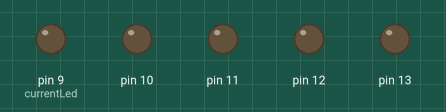
Simulated run of this sketch. Board: Arduino Uno, built with avr-gcc and run on an emulated ATmega328P. Shown: output pins drawn as LEDs (lit = HIGH).

Above: at 18.1 s.
At 36.1 s:
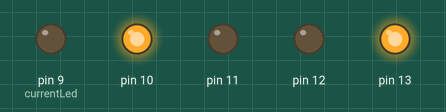
At 39.9 s:
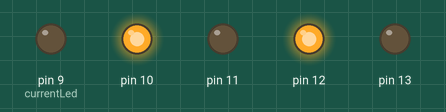
At 50.5 s:
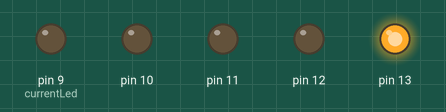
At 50.9 s:
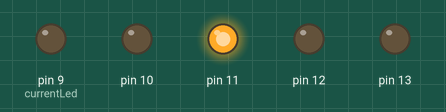
At 51.3 s:
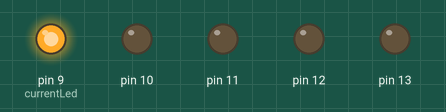
Timing chart, 0 to 58.9 s (numbered marks = the images above):
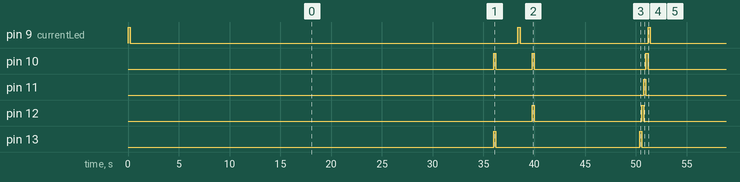

Measured:
- by itself, pin 9 (currentLed): repeats every 51.2 s: LOW 38.2 s, HIGH 0.20 s, LOW 12.6 s, HIGH 0.20 s
- by itself, pin 10: LOW → HIGH at 36.0 s, → LOW 0.20 s later, → HIGH 3.6 s later, → LOW 0.20 s later, … (12 changes in this stretch)
- by itself, pin 11: alternates HIGH for 0.20 s and LOW for 51.0 s
- by itself, pin 12: LOW → HIGH at 39.8 s, → LOW 0.20 s later, → HIGH 10.6 s later, → LOW 0.20 s later, … (8 changes in this stretch)
- by itself, pin 13: LOW → HIGH at 36.0 s, → LOW 0.20 s later, → HIGH 14.2 s later, → LOW 0.20 s later, … (8 changes in this stretch)

The sketch:

bakery120.ino
```cpp
// Knight Rider type effect
//
void setup()
{
  for (int i = 9; i<14; i++)
  {pinMode(i, OUTPUT);}
}

void loop()
{
  int direction = 1;
  int currentLed = 9;
  while (1)
  {
    digitalWrite(currentLed, HIGH);
    if ((currentLed == 13) || (currentLed == 9))
    {
     direction*=-1;
    }
    digitalWrite(currentLed-direction, LOW);
    currentLed += direction;
    delay(200);
   }
}
```
